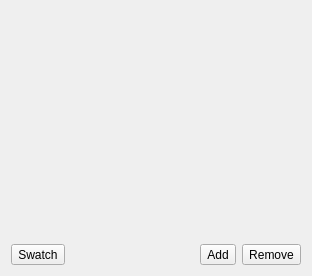
<?xml version="1.0" encoding="UTF-8"?>

<!--
SPDX-FileCopyrightText: 2019-2023 Mattia Basaglia <dev@dragon.best>

SPDX-License-Identifier: GPL-3.0-or-later
-->

<ui version="4.0">
 <class>glaxnimate::gui::DocumentSwatchWidget</class>
 <widget class="QWidget" name="DocumentSwatchWidget">
  <property name="geometry">
   <rect>
    <x>0</x>
    <y>0</y>
    <width>312</width>
    <height>276</height>
   </rect>
  </property>
  <layout class="QVBoxLayout" name="verticalLayout">
   <item>
    <widget class="color_widgets::Swatch" name="swatch">
     <property name="sizePolicy">
      <sizepolicy hsizetype="Preferred" vsizetype="MinimumExpanding">
       <horstretch>0</horstretch>
       <verstretch>0</verstretch>
      </sizepolicy>
     </property>
     <property name="colorSize">
      <size>
       <width>32</width>
       <height>32</height>
      </size>
     </property>
     <property name="showClearColor">
      <bool>true</bool>
     </property>
    </widget>
   </item>
   <item>
    <layout class="QHBoxLayout" name="horizontalLayout_2">
     <item>
      <widget class="QToolButton" name="button_extra">
       <property name="toolTip">
        <string>Swatch</string>
       </property>
       <property name="text">
        <string>Swatch</string>
       </property>
       <property name="icon">
        <iconset theme="open-menu-symbolic">
         <normaloff>.</normaloff>.</iconset>
       </property>
      </widget>
     </item>
     <item>
      <spacer name="horizontalSpacer">
       <property name="orientation">
        <enum>Qt::Horizontal</enum>
       </property>
       <property name="sizeHint" stdset="0">
        <size>
         <width>40</width>
         <height>20</height>
        </size>
       </property>
      </spacer>
     </item>
     <item>
      <widget class="QToolButton" name="toolButton">
       <property name="toolTip">
        <string>Add color</string>
       </property>
       <property name="text">
        <string>Add</string>
       </property>
       <property name="icon">
        <iconset theme="list-add">
         <normaloff>.</normaloff>.</iconset>
       </property>
      </widget>
     </item>
     <item>
      <widget class="QToolButton" name="toolButton_2">
       <property name="text">
        <string>Remove</string>
       </property>
       <property name="icon">
        <iconset theme="list-remove">
         <normaloff>.</normaloff>.</iconset>
       </property>
      </widget>
     </item>
    </layout>
   </item>
  </layout>
  <action name="action_generate">
   <property name="icon">
    <iconset theme="document-export">
     <normaloff>.</normaloff>.</iconset>
   </property>
   <property name="text">
    <string>Generate</string>
   </property>
   <property name="toolTip">
    <string>Generate Swatch from the open Document</string>
   </property>
  </action>
  <action name="action_save">
   <property name="icon">
    <iconset theme="document-save">
     <normaloff>.</normaloff>.</iconset>
   </property>
   <property name="text">
    <string>Save Palette</string>
   </property>
  </action>
  <action name="action_open">
   <property name="icon">
    <iconset theme="document-open">
     <normaloff>.</normaloff>.</iconset>
   </property>
   <property name="text">
    <string>From Palette...</string>
   </property>
  </action>
 </widget>
 <customwidgets>
  <customwidget>
   <class>color_widgets::Swatch</class>
   <extends>QWidget</extends>
   <header>QtColorWidgets/swatch.hpp</header>
  </customwidget>
 </customwidgets>
 <resources/>
 <connections>
  <connection>
   <sender>toolButton_2</sender>
   <signal>clicked()</signal>
   <receiver>swatch</receiver>
   <slot>removeSelected()</slot>
   <hints>
    <hint type="sourcelabel">
     <x>304</x>
     <y>236</y>
    </hint>
    <hint type="destinationlabel">
     <x>295</x>
     <y>158</y>
    </hint>
   </hints>
  </connection>
  <connection>
   <sender>toolButton</sender>
   <signal>clicked()</signal>
   <receiver>DocumentSwatchWidget</receiver>
   <slot>swatch_add()</slot>
   <hints>
    <hint type="sourcelabel">
     <x>266</x>
     <y>236</y>
    </hint>
    <hint type="destinationlabel">
     <x>317</x>
     <y>406</y>
    </hint>
   </hints>
  </connection>
  <connection>
   <sender>swatch</sender>
   <signal>clicked(int,Qt::KeyboardModifiers)</signal>
   <receiver>DocumentSwatchWidget</receiver>
   <slot>swatch_link(int,Qt::KeyboardModifiers)</slot>
   <hints>
    <hint type="sourcelabel">
     <x>176</x>
     <y>161</y>
    </hint>
    <hint type="destinationlabel">
     <x>254</x>
     <y>481</y>
    </hint>
   </hints>
  </connection>
  <connection>
   <sender>swatch</sender>
   <signal>rightClicked(int,Qt::KeyboardModifiers)</signal>
   <receiver>DocumentSwatchWidget</receiver>
   <slot>swatch_menu(int)</slot>
   <hints>
    <hint type="sourcelabel">
     <x>124</x>
     <y>111</y>
    </hint>
    <hint type="destinationlabel">
     <x>158</x>
     <y>416</y>
    </hint>
   </hints>
  </connection>
 </connections>
 <slots>
  <slot>swatch_add()</slot>
  <slot>swatch_unlink()</slot>
  <slot>swatch_link(int)</slot>
  <slot>swatch_menu(int)</slot>
 </slots>
</ui>
